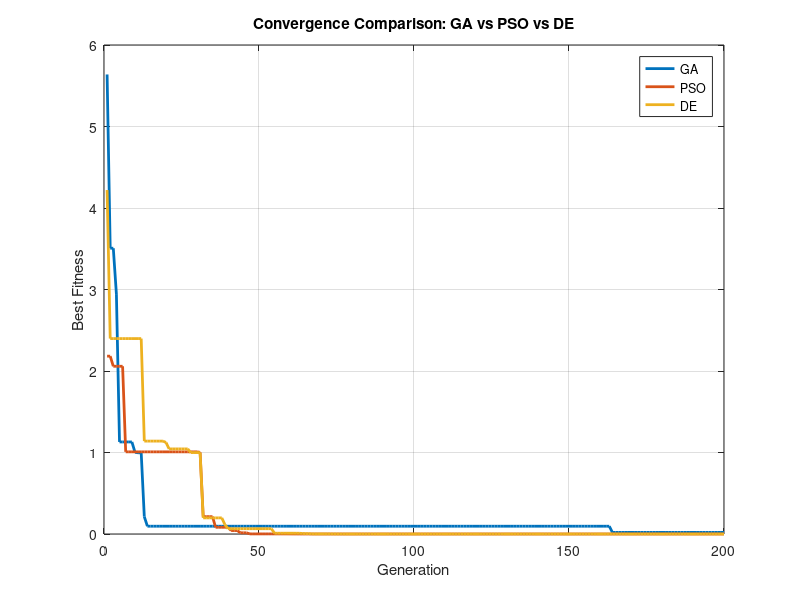

This chart was generated by the following MATLAB code:
ga_data = csvread('ga_convergence.csv');
pso_data = csvread('pso_convergence.csv');
de_data  = csvread('de_convergence.csv');

figure;
plot(ga_data, 'LineWidth', 2); hold on;
plot(pso_data, 'LineWidth', 2);
plot(de_data, 'LineWidth', 2);

xlabel('Generation');
ylabel('Best Fitness');
title('Convergence Comparison: GA vs PSO vs DE');
legend('GA', 'PSO', 'DE');
grid on;